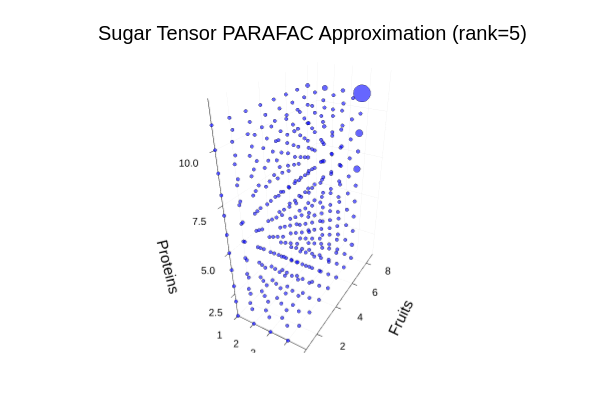

Here is the notebook cell this chart was saved with:
### Markdown cell above
## 3.4 ParaFAC decomposition.

Last we look for a feature in low-rank approximation techniques, specifically ParaFAC.

### Code cell
using Random, LinearAlgebra

# PARAFAC / CP-ALS decomposition of the sugar tensor.
# We use a rank-R model and reconstruct the approximating tensor for display.
@isdefined(Sugar) || error("Sugar is not defined. Run the sugar tensor construction cells first.")

function khatri_rao(A::AbstractMatrix, B::AbstractMatrix)
    size(A, 2) == size(B, 2) || error("Khatri-Rao requires same number of columns.")
    m, r = size(A)
    n, _ = size(B)
    KR = zeros(promote_type(eltype(A), eltype(B)), m * n, r)
    for j in 1:r
        # Ordering matches unfold3 definitions below.
        KR[:, j] = vec(kron(A[:, j], B[:, j]))
    end
    return KR
end

function unfold3(X::Array{Float64,3}, mode::Int)
    if mode == 1
        return reshape(permutedims(X, (1, 2, 3)), size(X, 1), :)
    elseif mode == 2
        return reshape(permutedims(X, (2, 1, 3)), size(X, 2), :)
    elseif mode == 3
        return reshape(permutedims(X, (3, 1, 2)), size(X, 3), :)
    else
        error("mode must be 1, 2, or 3")
    end
end

function cp_reconstruct(A::Matrix{Float64}, B::Matrix{Float64}, C::Matrix{Float64}, lambda::Vector{Float64})
    I1, R = size(A)
    J1, _ = size(B)
    K1, _ = size(C)
    Xhat = zeros(Float64, I1, J1, K1)
    for r in 1:R
        Xhat .+= lambda[r] .* reshape(A[:, r], I1, 1, 1) .* reshape(B[:, r], 1, J1, 1) .* reshape(C[:, r], 1, 1, K1)
    end
    return Xhat
end

function cp_als_3way(X::Array{Float64,3}, R::Int; maxiter::Int=200, tol::Float64=1e-7, seed::Int=1234, ridge::Float64=1e-8)
    I1, J1, K1 = size(X)
    Random.seed!(seed)

    # Positive initialization usually behaves better for nonnegative survey tensors.
    A = rand(I1, R)
    B = rand(J1, R)
    C = rand(K1, R)
    lambda = ones(Float64, R)

    X1 = unfold3(X, 1)
    X2 = unfold3(X, 2)
    X3 = unfold3(X, 3)

    prev_relerr = Inf
    relerr = Inf

    for _ in 1:maxiter
        KRcb = khatri_rao(C, B)
        G1 = (B' * B) .* (C' * C) + ridge * Matrix{Float64}(LinearAlgebra.I, R, R)
        A = (X1 * KRcb) / G1

        KRca = khatri_rao(C, A)
        G2 = (A' * A) .* (C' * C) + ridge * Matrix{Float64}(LinearAlgebra.I, R, R)
        B = (X2 * KRca) / G2

        KRba = khatri_rao(B, A)
        G3 = (A' * A) .* (B' * B) + ridge * Matrix{Float64}(LinearAlgebra.I, R, R)
        C = (X3 * KRba) / G3

        # Normalize columns each iteration and absorb scales in lambda.
        lambda .= 1.0
        for r in 1:R
            nA = norm(@view A[:, r]); nA = nA > 0 ? nA : 1.0
            nB = norm(@view B[:, r]); nB = nB > 0 ? nB : 1.0
            nC = norm(@view C[:, r]); nC = nC > 0 ? nC : 1.0
            A[:, r] ./= nA
            B[:, r] ./= nB
            C[:, r] ./= nC
            lambda[r] = nA * nB * nC
        end

        Xhat = cp_reconstruct(A, B, C, lambda)
        relerr = norm(X - Xhat) / max(norm(X), eps(Float64))

        if abs(prev_relerr - relerr) < tol
            break
        end
        prev_relerr = relerr
    end

    return A, B, C, lambda, relerr
end

# Build a dense copy for CP-ALS, then map the reconstruction back to ITensor for plotting.
sugar_inds = collect(ITensors.inds(Sugar))
I = ITensors.dim(sugar_inds[1])
J = ITensors.dim(sugar_inds[2])
K = ITensors.dim(sugar_inds[3])

X_sugar = zeros(Float64, I, J, K)
for i in 1:I, j in 1:J, k in 1:K
    X_sugar[i, j, k] = Sugar[sugar_inds[1]=>i, sugar_inds[2]=>j, sugar_inds[3]=>k]
end

cp_rank = 5
A_cp, B_cp, C_cp, lambda_cp, relerr_cp = cp_als_3way(X_sugar, cp_rank; maxiter=300, tol=1e-8, seed=42, ridge=1e-7)
Xhat_cp = cp_reconstruct(A_cp, B_cp, C_cp, lambda_cp)

Sugar_parafac = ITensor(sugar_inds...)
for i in 1:I, j in 1:J, k in 1:K
    Sugar_parafac[sugar_inds[1]=>i, sugar_inds[2]=>j, sugar_inds[3]=>k] = Xhat_cp[i, j, k]
end

println("PARAFAC rank: $cp_rank")
println("PARAFAC relative reconstruction error: $(round(relerr_cp, digits=6))")

plot_tensor(
    Sugar_parafac,
    title="Sugar Tensor PARAFAC Approximation (rank=$cp_rank)",
    xlabel=mode_label(sugar_inds[2]),
    ylabel=mode_label(sugar_inds[1]),
    zlabel=mode_label(sugar_inds[3])
)
